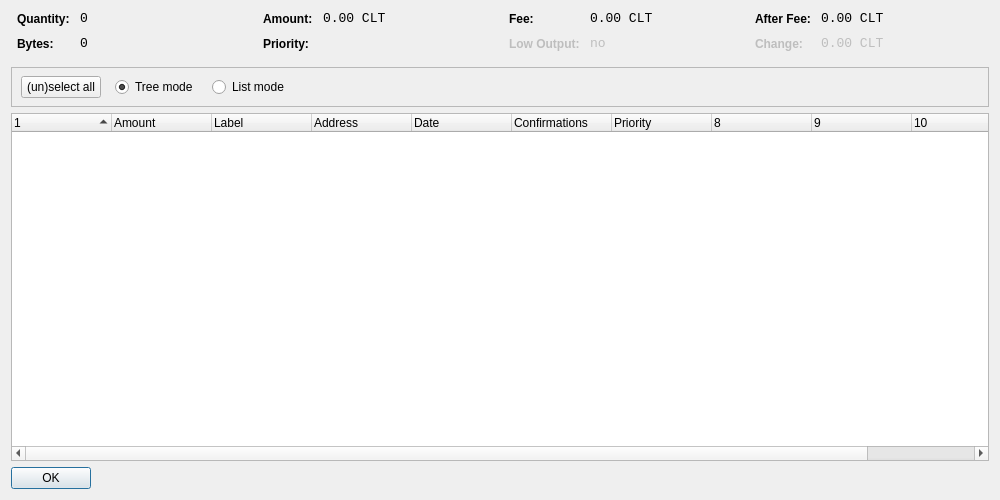
<?xml version="1.0" encoding="UTF-8"?>
<ui version="4.0">
 <class>CoinControlDialog</class>
 <widget class="QDialog" name="CoinControlDialog">
  <property name="geometry">
   <rect>
    <x>0</x>
    <y>0</y>
    <width>1000</width>
    <height>500</height>
   </rect>
  </property>
  <property name="windowTitle">
   <string>Coin Control</string>
  </property>
  <layout class="QVBoxLayout" name="verticalLayout">
   <item>
    <layout class="QHBoxLayout" name="horizontalLayoutTop" stretch="0,0,0,0">
     <property name="topMargin">
      <number>0</number>
     </property>
     <property name="bottomMargin">
      <number>10</number>
     </property>
     <item>
      <layout class="QFormLayout" name="formLayoutCoinControl1">
       <property name="horizontalSpacing">
        <number>10</number>
       </property>
       <property name="verticalSpacing">
        <number>10</number>
       </property>
       <property name="leftMargin">
        <number>6</number>
       </property>
       <property name="rightMargin">
        <number>6</number>
       </property>
       <item row="0" column="0">
        <widget class="QLabel" name="labelCoinControlQuantityText">
         <property name="styleSheet">
          <string notr="true">font-weight:bold;</string>
         </property>
         <property name="text">
          <string>Quantity:</string>
         </property>
        </widget>
       </item>
       <item row="0" column="1">
        <widget class="QLabel" name="labelCoinControlQuantity">
         <property name="font">
          <font>
           <family>Monospace</family>
           <pointsize>10</pointsize>
          </font>
         </property>
         <property name="cursor">
          <cursorShape>IBeamCursor</cursorShape>
         </property>
         <property name="contextMenuPolicy">
          <enum>Qt::ActionsContextMenu</enum>
         </property>
         <property name="text">
          <string notr="true">0</string>
         </property>
         <property name="textInteractionFlags">
          <set>Qt::LinksAccessibleByMouse|Qt::TextSelectableByKeyboard|Qt::TextSelectableByMouse</set>
         </property>
        </widget>
       </item>
       <item row="1" column="0">
        <widget class="QLabel" name="labelCoinControlBytesText">
         <property name="styleSheet">
          <string notr="true">font-weight:bold;</string>
         </property>
         <property name="text">
          <string>Bytes:</string>
         </property>
        </widget>
       </item>
       <item row="1" column="1">
        <widget class="QLabel" name="labelCoinControlBytes">
         <property name="font">
          <font>
           <family>Monospace</family>
           <pointsize>10</pointsize>
          </font>
         </property>
         <property name="cursor">
          <cursorShape>IBeamCursor</cursorShape>
         </property>
         <property name="contextMenuPolicy">
          <enum>Qt::ActionsContextMenu</enum>
         </property>
         <property name="text">
          <string notr="true">0</string>
         </property>
         <property name="textInteractionFlags">
          <set>Qt::LinksAccessibleByMouse|Qt::TextSelectableByKeyboard|Qt::TextSelectableByMouse</set>
         </property>
        </widget>
       </item>
      </layout>
     </item>
     <item>
      <layout class="QFormLayout" name="formLayoutCoinControl2">
       <property name="horizontalSpacing">
        <number>10</number>
       </property>
       <property name="verticalSpacing">
        <number>10</number>
       </property>
       <property name="leftMargin">
        <number>6</number>
       </property>
       <property name="rightMargin">
        <number>6</number>
       </property>
       <item row="0" column="0">
        <widget class="QLabel" name="labelCoinControlAmountText">
         <property name="styleSheet">
          <string notr="true">font-weight:bold;</string>
         </property>
         <property name="text">
          <string>Amount:</string>
         </property>
        </widget>
       </item>
       <item row="0" column="1">
        <widget class="QLabel" name="labelCoinControlAmount">
         <property name="font">
          <font>
           <family>Monospace</family>
           <pointsize>10</pointsize>
          </font>
         </property>
         <property name="cursor">
          <cursorShape>IBeamCursor</cursorShape>
         </property>
         <property name="contextMenuPolicy">
          <enum>Qt::ActionsContextMenu</enum>
         </property>
         <property name="text">
          <string notr="true">0.00 CLT</string>
         </property>
         <property name="textInteractionFlags">
          <set>Qt::LinksAccessibleByMouse|Qt::TextSelectableByKeyboard|Qt::TextSelectableByMouse</set>
         </property>
        </widget>
       </item>
       <item row="1" column="0">
        <widget class="QLabel" name="labelCoinControlPriorityText">
         <property name="styleSheet">
          <string notr="true">font-weight:bold;</string>
         </property>
         <property name="text">
          <string>Priority:</string>
         </property>
        </widget>
       </item>
       <item row="1" column="1">
        <widget class="QLabel" name="labelCoinControlPriority">
         <property name="font">
          <font>
           <family>Monospace</family>
           <pointsize>10</pointsize>
          </font>
         </property>
         <property name="cursor">
          <cursorShape>IBeamCursor</cursorShape>
         </property>
         <property name="contextMenuPolicy">
          <enum>Qt::ActionsContextMenu</enum>
         </property>
         <property name="text">
          <string/>
         </property>
         <property name="textInteractionFlags">
          <set>Qt::LinksAccessibleByMouse|Qt::TextSelectableByKeyboard|Qt::TextSelectableByMouse</set>
         </property>
        </widget>
       </item>
      </layout>
     </item>
     <item>
      <layout class="QFormLayout" name="formLayoutCoinControl3">
       <property name="horizontalSpacing">
        <number>10</number>
       </property>
       <property name="verticalSpacing">
        <number>10</number>
       </property>
       <property name="leftMargin">
        <number>6</number>
       </property>
       <property name="rightMargin">
        <number>6</number>
       </property>
       <item row="0" column="0">
        <widget class="QLabel" name="labelCoinControlFeeText">
         <property name="styleSheet">
          <string notr="true">font-weight:bold;</string>
         </property>
         <property name="text">
          <string>Fee:</string>
         </property>
        </widget>
       </item>
       <item row="0" column="1">
        <widget class="QLabel" name="labelCoinControlFee">
         <property name="font">
          <font>
           <family>Monospace</family>
           <pointsize>10</pointsize>
          </font>
         </property>
         <property name="cursor">
          <cursorShape>IBeamCursor</cursorShape>
         </property>
         <property name="contextMenuPolicy">
          <enum>Qt::ActionsContextMenu</enum>
         </property>
         <property name="text">
          <string notr="true">0.00 CLT</string>
         </property>
         <property name="textInteractionFlags">
          <set>Qt::LinksAccessibleByMouse|Qt::TextSelectableByKeyboard|Qt::TextSelectableByMouse</set>
         </property>
        </widget>
       </item>
       <item row="1" column="0">
        <widget class="QLabel" name="labelCoinControlLowOutputText">
         <property name="enabled">
          <bool>false</bool>
         </property>
         <property name="styleSheet">
          <string notr="true">font-weight:bold;</string>
         </property>
         <property name="text">
          <string>Low Output:</string>
         </property>
        </widget>
       </item>
       <item row="1" column="1">
        <widget class="QLabel" name="labelCoinControlLowOutput">
         <property name="enabled">
          <bool>false</bool>
         </property>
         <property name="font">
          <font>
           <family>Monospace</family>
           <pointsize>10</pointsize>
          </font>
         </property>
         <property name="cursor">
          <cursorShape>IBeamCursor</cursorShape>
         </property>
         <property name="contextMenuPolicy">
          <enum>Qt::ActionsContextMenu</enum>
         </property>
         <property name="text">
          <string notr="true">no</string>
         </property>
         <property name="textInteractionFlags">
          <set>Qt::LinksAccessibleByMouse|Qt::TextSelectableByKeyboard|Qt::TextSelectableByMouse</set>
         </property>
        </widget>
       </item>
      </layout>
     </item>
     <item>
      <layout class="QFormLayout" name="formLayoutCoinControl4">
       <property name="horizontalSpacing">
        <number>10</number>
       </property>
       <property name="verticalSpacing">
        <number>10</number>
       </property>
       <property name="leftMargin">
        <number>6</number>
       </property>
       <property name="rightMargin">
        <number>6</number>
       </property>
       <item row="0" column="0">
        <widget class="QLabel" name="labelCoinControlAfterFeeText">
         <property name="styleSheet">
          <string notr="true">font-weight:bold;</string>
         </property>
         <property name="text">
          <string>After Fee:</string>
         </property>
        </widget>
       </item>
       <item row="0" column="1">
        <widget class="QLabel" name="labelCoinControlAfterFee">
         <property name="font">
          <font>
           <family>Monospace</family>
           <pointsize>10</pointsize>
          </font>
         </property>
         <property name="cursor">
          <cursorShape>IBeamCursor</cursorShape>
         </property>
         <property name="contextMenuPolicy">
          <enum>Qt::ActionsContextMenu</enum>
         </property>
         <property name="text">
          <string notr="true">0.00 CLT</string>
         </property>
         <property name="textInteractionFlags">
          <set>Qt::LinksAccessibleByMouse|Qt::TextSelectableByKeyboard|Qt::TextSelectableByMouse</set>
         </property>
        </widget>
       </item>
       <item row="1" column="0">
        <widget class="QLabel" name="labelCoinControlChangeText">
         <property name="enabled">
          <bool>false</bool>
         </property>
         <property name="styleSheet">
          <string notr="true">font-weight:bold;</string>
         </property>
         <property name="text">
          <string>Change:</string>
         </property>
        </widget>
       </item>
       <item row="1" column="1">
        <widget class="QLabel" name="labelCoinControlChange">
         <property name="enabled">
          <bool>false</bool>
         </property>
         <property name="font">
          <font>
           <family>Monospace</family>
           <pointsize>10</pointsize>
          </font>
         </property>
         <property name="cursor">
          <cursorShape>IBeamCursor</cursorShape>
         </property>
         <property name="contextMenuPolicy">
          <enum>Qt::ActionsContextMenu</enum>
         </property>
         <property name="text">
          <string notr="true">0.00 CLT</string>
         </property>
         <property name="textInteractionFlags">
          <set>Qt::LinksAccessibleByMouse|Qt::TextSelectableByKeyboard|Qt::TextSelectableByMouse</set>
         </property>
        </widget>
       </item>
      </layout>
     </item>
    </layout>
   </item>
   <item>
    <widget class="QFrame" name="frame">
     <property name="minimumSize">
      <size>
       <width>0</width>
       <height>40</height>
      </size>
     </property>
     <property name="frameShape">
      <enum>QFrame::StyledPanel</enum>
     </property>
     <property name="frameShadow">
      <enum>QFrame::Sunken</enum>
     </property>
     <widget class="QWidget" name="horizontalLayoutWidget">
      <property name="geometry">
       <rect>
        <x>10</x>
        <y>0</y>
        <width>781</width>
        <height>41</height>
       </rect>
      </property>
      <layout class="QHBoxLayout" name="horizontalLayoutPanel" stretch="0,0,0,0">
       <property name="spacing">
        <number>14</number>
       </property>
       <item>
        <widget class="QPushButton" name="pushButtonSelectAll">
         <property name="sizePolicy">
          <sizepolicy hsizetype="Maximum" vsizetype="Fixed">
           <horstretch>0</horstretch>
           <verstretch>0</verstretch>
          </sizepolicy>
         </property>
         <property name="text">
          <string>(un)select all</string>
         </property>
        </widget>
       </item>
       <item>
        <widget class="QRadioButton" name="radioTreeMode">
         <property name="sizePolicy">
          <sizepolicy hsizetype="Maximum" vsizetype="Fixed">
           <horstretch>0</horstretch>
           <verstretch>0</verstretch>
          </sizepolicy>
         </property>
         <property name="text">
          <string>Tree mode</string>
         </property>
         <property name="checked">
          <bool>true</bool>
         </property>
        </widget>
       </item>
       <item>
        <widget class="QRadioButton" name="radioListMode">
         <property name="sizePolicy">
          <sizepolicy hsizetype="Maximum" vsizetype="Fixed">
           <horstretch>0</horstretch>
           <verstretch>0</verstretch>
          </sizepolicy>
         </property>
         <property name="text">
          <string>List mode</string>
         </property>
        </widget>
       </item>
       <item>
        <spacer name="horizontalSpacer">
         <property name="orientation">
          <enum>Qt::Horizontal</enum>
         </property>
         <property name="sizeHint" stdset="0">
          <size>
           <width>40</width>
           <height>20</height>
          </size>
         </property>
        </spacer>
       </item>
      </layout>
     </widget>
    </widget>
   </item>
   <item>
    <widget class="CoinControlTreeWidget" name="treeWidget">
     <property name="contextMenuPolicy">
      <enum>Qt::CustomContextMenu</enum>
     </property>
     <property name="sortingEnabled">
      <bool>false</bool>
     </property>
     <property name="columnCount">
      <number>11</number>
     </property>
     <attribute name="headerShowSortIndicator" stdset="0">
      <bool>true</bool>
     </attribute>
     <attribute name="headerStretchLastSection">
      <bool>false</bool>
     </attribute>
     <column>
      <property name="text">
       <string/>
      </property>
     </column>
     <column>
      <property name="text">
       <string>Amount</string>
      </property>
     </column>
     <column>
      <property name="text">
       <string>Label</string>
      </property>
     </column>
     <column>
      <property name="text">
       <string>Address</string>
      </property>
     </column>
     <column>
      <property name="text">
       <string>Date</string>
      </property>
     </column>
     <column>
      <property name="text">
       <string>Confirmations</string>
      </property>
      <property name="toolTip">
       <string>Confirmed</string>
      </property>
     </column>
     <column>
      <property name="text">
       <string>Priority</string>
      </property>
     </column>
     <column>
      <property name="text">
       <string/>
      </property>
     </column>
     <column>
      <property name="text">
       <string/>
      </property>
     </column>
     <column>
      <property name="text">
       <string/>
      </property>
     </column>
     <column>
      <property name="text">
       <string/>
      </property>
     </column>
    </widget>
   </item>
   <item>
    <widget class="QDialogButtonBox" name="buttonBox">
     <property name="sizePolicy">
      <sizepolicy hsizetype="Maximum" vsizetype="Fixed">
       <horstretch>0</horstretch>
       <verstretch>0</verstretch>
      </sizepolicy>
     </property>
     <property name="orientation">
      <enum>Qt::Horizontal</enum>
     </property>
     <property name="standardButtons">
      <set>QDialogButtonBox::Ok</set>
     </property>
    </widget>
   </item>
  </layout>
 </widget>
 <customwidgets>
  <customwidget>
   <class>CoinControlTreeWidget</class>
   <extends>QTreeWidget</extends>
   <header>coincontroltreewidget.h</header>
  </customwidget>
 </customwidgets>
 <resources/>
 <connections/>
</ui>
